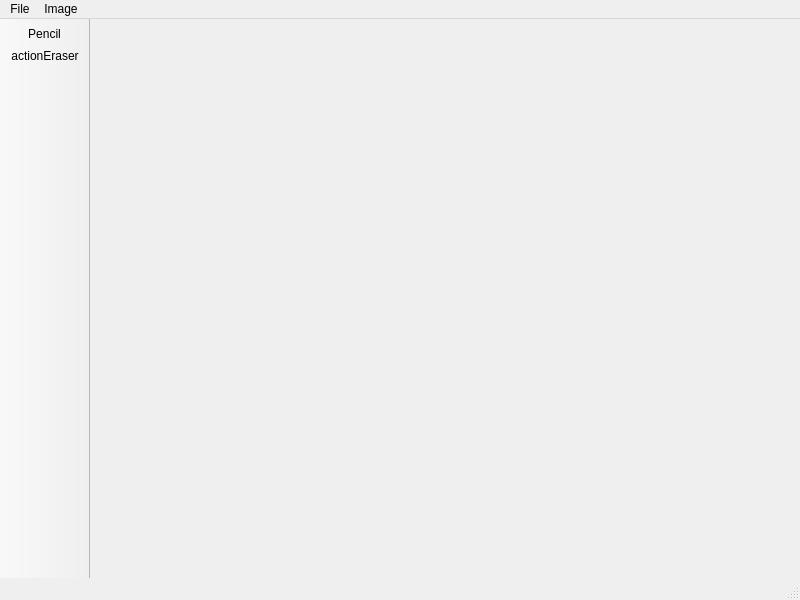
<?xml version="1.0" encoding="UTF-8"?>
<ui version="4.0">
 <class>MainWindow</class>
 <widget class="QMainWindow" name="MainWindow">
  <property name="geometry">
   <rect>
    <x>0</x>
    <y>0</y>
    <width>800</width>
    <height>600</height>
   </rect>
  </property>
  <property name="windowTitle">
   <string>MainWindow</string>
  </property>
  <widget class="BrailleCanvas" name="centralwidget">
   <layout class="QVBoxLayout" name="verticalLayout"/>
  </widget>
  <widget class="QMenuBar" name="menubar">
   <property name="geometry">
    <rect>
     <x>0</x>
     <y>0</y>
     <width>800</width>
     <height>19</height>
    </rect>
   </property>
   <widget class="QMenu" name="menuFile">
    <property name="title">
     <string>File</string>
    </property>
    <addaction name="actionSave"/>
   </widget>
   <widget class="QMenu" name="menuImage">
    <property name="title">
     <string>Image</string>
    </property>
    <addaction name="actionResize"/>
    <addaction name="actionCrop_to_Content"/>
   </widget>
   <addaction name="menuFile"/>
   <addaction name="menuImage"/>
  </widget>
  <widget class="QStatusBar" name="statusbar"/>
  <widget class="QToolBar" name="toolBar">
   <property name="windowTitle">
    <string>toolBar</string>
   </property>
   <property name="movable">
    <bool>false</bool>
   </property>
   <property name="allowedAreas">
    <set>Qt::ToolBarArea::NoToolBarArea</set>
   </property>
   <property name="orientation">
    <enum>Qt::Orientation::Vertical</enum>
   </property>
   <property name="iconSize">
    <size>
     <width>16</width>
     <height>16</height>
    </size>
   </property>
   <attribute name="toolBarArea">
    <enum>LeftToolBarArea</enum>
   </attribute>
   <attribute name="toolBarBreak">
    <bool>false</bool>
   </attribute>
   <addaction name="actionPencil"/>
   <addaction name="actionEraser"/>
  </widget>
  <action name="actionPencil">
   <property name="icon">
    <iconset>
     <normaloff>../assets/pencil.png</normaloff>../assets/pencil.png</iconset>
   </property>
   <property name="text">
    <string>Pencil</string>
   </property>
   <property name="menuRole">
    <enum>QAction::MenuRole::NoRole</enum>
   </property>
  </action>
  <action name="actionEraser">
   <property name="icon">
    <iconset>
     <normaloff>../assets/eraser.png</normaloff>../assets/eraser.png</iconset>
   </property>
   <property name="text">
    <string>actionEraser</string>
   </property>
   <property name="menuRole">
    <enum>QAction::MenuRole::NoRole</enum>
   </property>
  </action>
  <action name="actionSave">
   <property name="text">
    <string>Save</string>
   </property>
  </action>
  <action name="actionResize">
   <property name="text">
    <string>Resize</string>
   </property>
  </action>
  <action name="actionCrop_to_Content">
   <property name="text">
    <string>Crop to Content</string>
   </property>
  </action>
 </widget>
 <customwidgets>
  <customwidget>
   <class>BrailleCanvas</class>
   <extends>QWidget</extends>
   <header>braille_canvas.h</header>
   <container>1</container>
  </customwidget>
 </customwidgets>
 <resources/>
 <connections/>
</ui>
